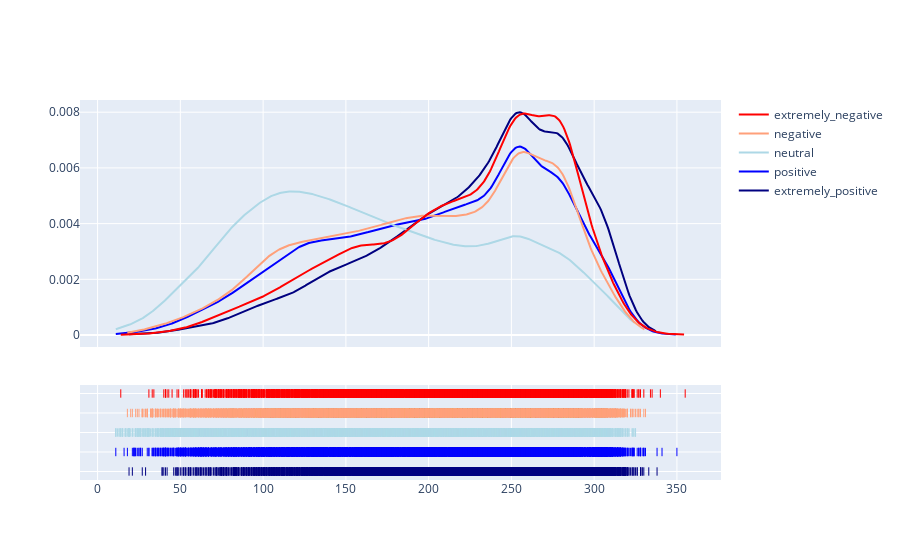

Write notebook code for a chart like this one.
### Code cell
fig = ff.create_distplot(hist_data, group_labels, show_hist=False, colors = colors)
fig.show()

### Figure 1 — Plotly figure (JSON) as saved in the notebook; plotly's stock layout.template omitted (floating-point values rounded to 4 significant figures; data arrays with more than 128 entries replaced by an {"elided": "..."} marker saying what was removed)
{"data": [{"legendgroup": "extremely_positive", "marker": {"color": "navy"}, "mode": "lines", "name": "extremely_positive", "showlegend": true, "type": "scatter", "x": {"elided": "500 float values"}, "xaxis": "x", "y": {"elided": "500 float values"}, "yaxis": "y"}, {"legendgroup": "positive", "marker": {"color": "blue"}, "mode": "lines", "name": "positive", "showlegend": true, "type": "scatter", "x": {"elided": "500 float values"}, "xaxis": "x", "y": {"elided": "500 float values"}, "yaxis": "y"}, {"legendgroup": "neutral", "marker": {"color": "lightblue"}, "mode": "lines", "name": "neutral", "showlegend": true, "type": "scatter", "x": {"elided": "500 float values"}, "xaxis": "x", "y": {"elided": "500 float values"}, "yaxis": "y"}, {"legendgroup": "negative", "marker": {"color": "lightsalmon"}, "mode": "lines", "name": "negative", "showlegend": true, "type": "scatter", "x": {"elided": "500 float values"}, "xaxis": "x", "y": {"elided": "500 float values"}, "yaxis": "y"}, {"legendgroup": "extremely_negative", "marker": {"color": "red"}, "mode": "lines", "name": "extremely_negative", "showlegend": true, "type": "scatter", "x": {"elided": "500 float values"}, "xaxis": "x", "y": {"elided": "500 float values"}, "yaxis": "y"}, {"legendgroup": "extremely_positive", "marker": {"color": "navy", "symbol": "line-ns-open"}, "mode": "markers", "name": "extremely_positive", "showlegend": false, "type": "scatter", "x": {"elided": "6624 int values"}, "xaxis": "x", "y": {"elided": "6624 str values"}, "yaxis": "y2"}, {"legendgroup": "positive", "marker": {"color": "blue", "symbol": "line-ns-open"}, "mode": "markers", "name": "positive", "showlegend": false, "type": "scatter", "x": {"elided": "11422 int values"}, "xaxis": "x", "y": {"elided": "11422 str values"}, "yaxis": "y2"}, {"legendgroup": "neutral", "marker": {"color": "lightblue", "symbol": "line-ns-open"}, "mode": "markers", "name": "neutral", "showlegend": false, "type": "scatter", "x": {"elided": "7713 int values"}, "xaxis": "x", "y": {"elided": "7713 str values"}, "yaxis": "y2"}, {"legendgroup": "negative", "marker": {"color": "lightsalmon", "symbol": "line-ns-open"}, "mode": "markers", "name": "negative", "showlegend": false, "type": "scatter", "x": {"elided": "9917 int values"}, "xaxis": "x", "y": {"elided": "9917 str values"}, "yaxis": "y2"}, {"legendgroup": "extremely_negative", "marker": {"color": "red", "symbol": "line-ns-open"}, "mode": "markers", "name": "extremely_negative", "showlegend": false, "type": "scatter", "x": {"elided": "5481 int values"}, "xaxis": "x", "y": {"elided": "5481 str values"}, "yaxis": "y2"}], "layout": {"autosize": true, "barmode": "overlay", "hovermode": "closest", "legend": {"traceorder": "reversed"}, "xaxis": {"anchor": "y2", "autorange": true, "domain": [0, 1], "range": [-13.67, 379.7], "type": "linear", "zeroline": false}, "yaxis": {"anchor": "free", "autorange": true, "domain": [0.35, 1], "position": 0, "range": [-0.0004305, 0.008438], "type": "linear"}, "yaxis2": {"anchor": "x", "autorange": true, "domain": [0, 0.25], "dtick": 1, "range": [-0.5352, 4.535], "showticklabels": false, "type": "category"}}}
